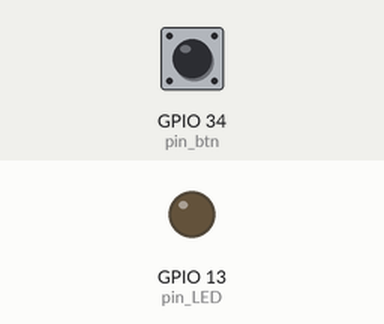
Bench run of a sketch on a simulated ESP32. Shown: output pins drawn as LEDs (lit = HIGH). Dashed ring = blinking. The inputs (shaded band) are chosen by the test bench; at power-on: GPIO 34 (pin_btn) LOW. What the sketch prints to the serial monitor is not drawn.

Above: at 1.2 s.
1.3 s: GPIO 34 (pin_btn) pulled HIGH for 0.15 s
At 1.37 s:
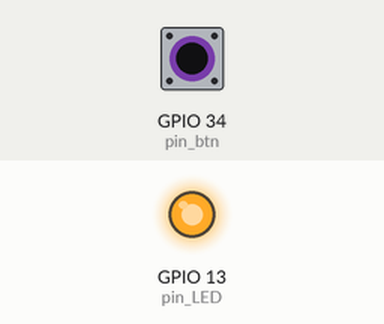
2.9 s: GPIO 34 (pin_btn) pulled HIGH for 1 s
At 4.7 s:
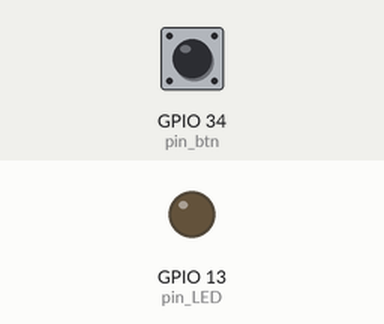
6.9 s: GPIO 34 (pin_btn) pulsed HIGH 2 times (0.12 s each, 0.3 s apart)
At 6.96 s:
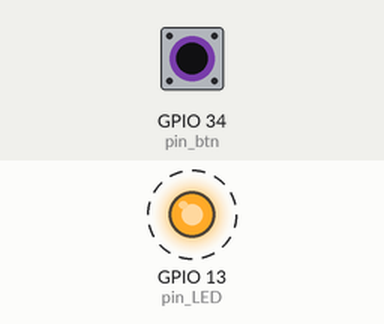
10.5 s: GPIO 34 (pin_btn) driven HIGH
At 10.9 s:
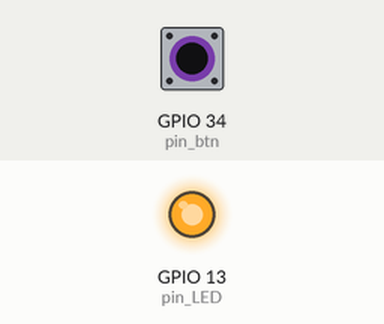
13.5 s: GPIO 34 (pin_btn) driven LOW
At 14.4 s:
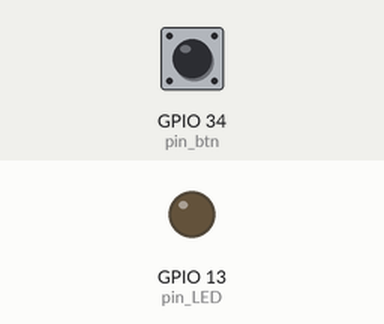
Timing chart, 0 to 16.5 s (numbered marks = the images above; inputs shaded):
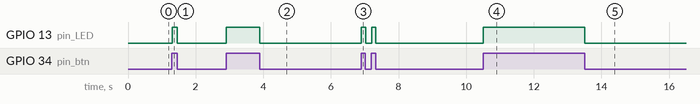

Measured:
- after the input at 1.3 s, GPIO 13 (pin_LED): LOW → HIGH at once, → LOW 0.15 s later
- after the input at 2.9 s, GPIO 13 (pin_LED): LOW → HIGH at once, → LOW 1.0 s later
- after the input at 6.9 s, GPIO 13 (pin_LED): alternates HIGH for 0.12 s and LOW for 0.18 s, 4 changes in all, then stays LOW, starting at once
- after the input at 10.5 s, GPIO 13 (pin_LED): LOW → HIGH at once
- after the input at 13.5 s, GPIO 13 (pin_LED): HIGH → LOW at once

The sketch:

ESPwithInputOutput.ino
```cpp
const int pin_LED = 13; // the pin number of LED
const int pin_btn = 34; // the pin number of button
int btn_state = 0; // the status vlaue of pin button

void setup() {
  // put your setup code here, to run once:
  Serial.begin(115200); //initialize serial at 115200 Baud

  pinMode(pin_LED, OUTPUT); // initialize pin LED as output pin
  pinMode(pin_btn, INPUT);  // initialize pin button as input pin

}

void loop() {
  // put your main code here, to run repeatedly:
  btn_state = digitalRead(pin_btn); // read state from pin button

  if(btn_state == HIGH){
    Serial.println("Button state is HIGH");
    digitalWrite(pin_LED, HIGH); // write HIGH to pin LED
  }else{
    Serial.println("Button state is LOW");
    digitalWrite(pin_LED, LOW); // write LOW to pin LED
  }

}
```
